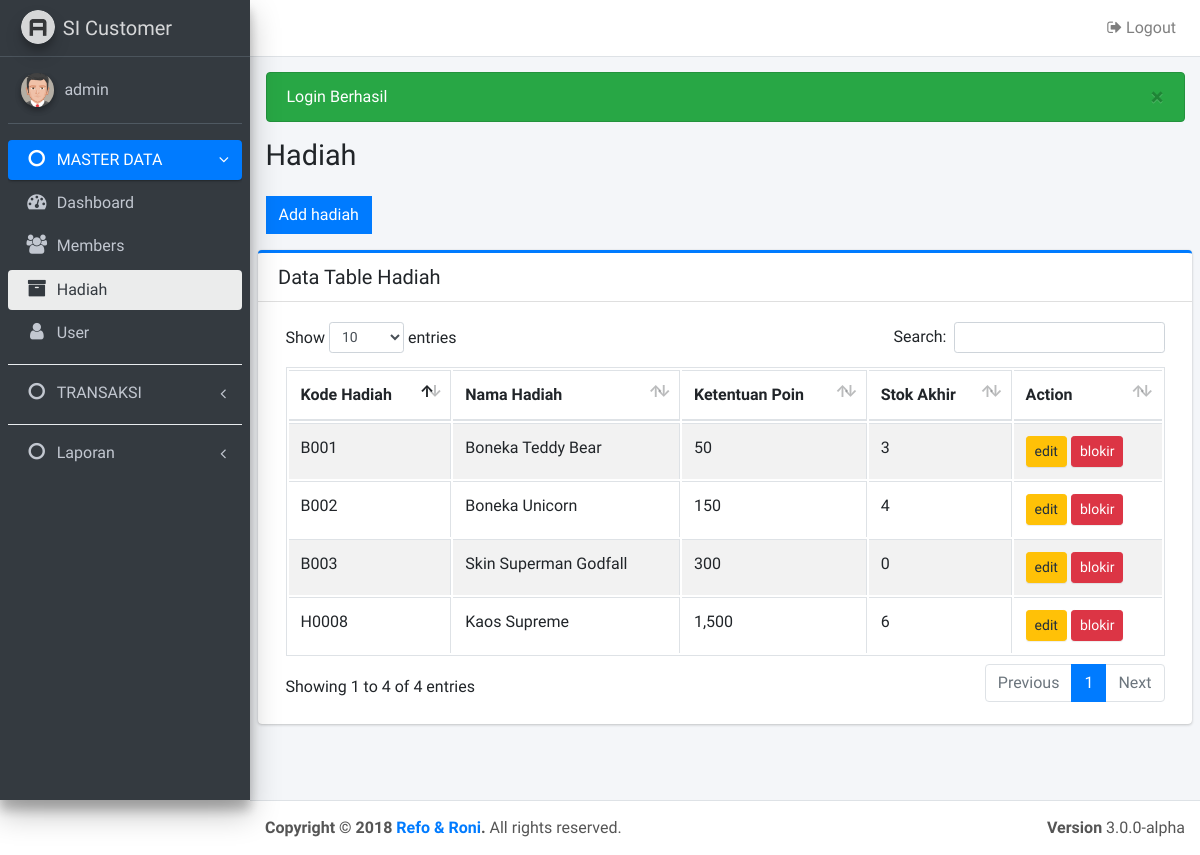
Screenshot of /hadiah.php (signed in) with the database file from the repository.
### tables this page shows
CREATE TABLE `hadiah` (
  `kd_hadiah` varchar(10) NOT NULL,
  `nama_hadiah` varchar(200) NOT NULL,
  `ketentuan_poin` int(11) NOT NULL,
  `stok` int(11) NOT NULL,
  `stat` int(11) NOT NULL
);

### hadiah.php (the view, shortened to what this page needs)
<?php
include "config/koneksi.php";
require_once 'layout/header.php';
require_once 'layout/navbar.php';
require_once 'layout/sidebar.php';
?>
<section class="content">
  	<div class="col-md-6">
      	<a data-toggle="collapse" href="#collapseMember" class="btn btn-flat btn-primary"><?= (!isset($_GET['kd']) ? 'Add hadiah' : 'Edit hadiah') ?></a>
  	</div>
</section>
<section class="content">
 <div class="card card-primary card-outline">
    <div class="card-header">
      <h3 class="card-title">Data Table Hadiah</h3>
    </div>
    <div class="card-body">
      <table id="example1" class="table table-bordered table-striped">
        <thead>
            <tr>
              <th>Kode Hadiah</th>
              <th>Nama Hadiah </th>
              <th>Ketentuan Poin</th>
              <th>Stok Akhir</th>
              <th>Action</th>
            </tr>
        </thead>
        <tbody>
        	<?php $sql = $db->query("SELECT * FROM hadiah WHERE stat = 1");
        	foreach($sql as $row){ ?>
            <tr>
              <td><?= $row['kd_hadiah'] ?></td>
              <td><?= ucwords($row['nama_hadiah']) ?></td>
              <td><?= number_format($row['ketentuan_poin']) ?></td>
              <td><?= $row['stok'] ?></td>
              <td>
              	<a href="hadiah.php?kd=<?= $row['kd_hadiah'] ?>" class="btn btn-warning btn-sm">
              		edit
              	</a>
			  	<a href="proses/delete.php?to=hadiah&kd=<?= $row['kd_hadiah'] ?>" class="btn btn-danger btn-sm" onclick="return confirm('Yakin akan menghapus hadiah?')">
			  		blokir
			  	</a>
              </td>
            </tr>
        	<?php } ?>
      </table>
    </div>
  </div>
</section>
<?php require_once('layout/footer.php') ?>

### rows the page displays
hadiah: kd_hadiah "B001", nama_hadiah "Boneka Teddy Bear", ketentuan_poin "50", stok "3"
hadiah: kd_hadiah "B002", nama_hadiah "Boneka Unicorn", ketentuan_poin "150", stok "4"
hadiah: kd_hadiah "B003", nama_hadiah "Skin Superman Godfall", ketentuan_poin "300", stok "0"
hadiah: kd_hadiah "H0008", nama_hadiah "Kaos Supreme", ketentuan_poin "1,500", stok "6"

### other values shown
$user "admin"
$_SESSION[$r] "Login Berhasil"
$title "Hadiah"
